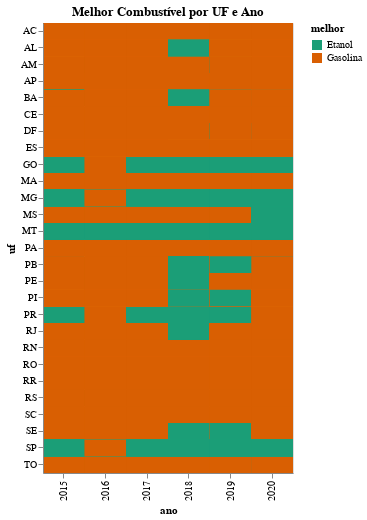

Write notebook code for a chart like this one.
### Markdown cell above
## Melhor Combustível por UF e Ano

### Code cell
alt.Chart(df3).mark_rect().encode(
    y='uf:O',
    x='ano:O',
    color=alt.Color('melhor', scale=alt.Scale(scheme='dark2'))
).properties(
    title="Melhor Combustível por UF e Ano",
    width=250,
    height=450
)

### Figure 1 — Vega-Lite specification as saved in the notebook (floating-point values rounded to 4 significant figures; data arrays with more than 128 entries replaced by an {"elided": "..."} marker saying what was removed)
{"config": {"view": {"continuousWidth": 400, "continuousHeight": 300}}, "data": {"name": "data-ff0f05f58f48638b18096f8432d856ab"}, "mark": "rect", "encoding": {"color": {"field": "melhor", "scale": {"scheme": "dark2"}, "type": "nominal"}, "x": {"field": "ano", "type": "ordinal"}, "y": {"field": "uf", "type": "ordinal"}}, "height": 450, "title": "Melhor Combustível por UF e Ano", "width": 250, "$schema": "https://vega.github.io/schema/vega-lite/v4.17.0.json", "datasets": {"data-ff0f05f58f48638b18096f8432d856ab": {"elided": "1902 records"}}}
